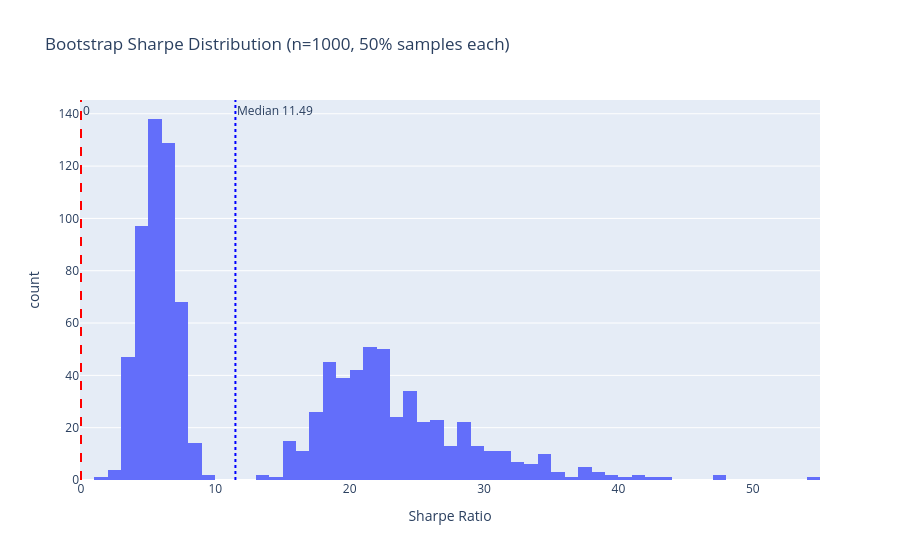

This figure's notebook cell:
### Markdown cell above
## Bootstrap Cross-Validation

Same procedure as Notebook 01: 1 000 random 50%-subsamples. A narrow distribution centred in positive territory indicates robustness.

### Code cell
rng     = np.random.default_rng(42)
N_BOOT  = 1_000
FRAC    = 0.50   # 50% random subsample per iteration

sharpe_boot: list[float] = []
for _ in range(N_BOOT):
    n_sample = max(2, int(len(trades) * FRAC))
    idx      = rng.choice(len(trades), size=n_sample, replace=False)
    sample   = trades[idx.tolist()]
    m        = compute_metrics(sample)
    s        = m.get("sharpe_ratio", "n/a")
    if isinstance(s, (int, float)) and not np.isnan(float(s)):
        sharpe_boot.append(float(s))

sharpe_boot_arr = np.array(sharpe_boot)
p5, p50, p95    = np.percentile(sharpe_boot_arr, [5, 50, 95])

print(f"Bootstrap Sharpe Distribution ({N_BOOT} iterations, {int(FRAC*100)}% random subsample):")
print(f"  P5:       {p5:>8.3f}")
print(f"  Median:   {p50:>8.3f}")
print(f"  P95:      {p95:>8.3f}")
print(f"  Pct > 0:  {(sharpe_boot_arr > 0).mean() * 100:>6.1f}%")

fig_boot = px.histogram(
    x=sharpe_boot_arr, nbins=60,
    title=f"Bootstrap Sharpe Distribution (n={N_BOOT}, {int(FRAC*100)}% samples each)",
    labels={"x": "Sharpe Ratio"},
)
fig_boot.add_vline(x=0,   line_dash="dash", line_color="red",  annotation_text="0")
fig_boot.add_vline(x=p50, line_dash="dot",  line_color="blue", annotation_text=f"Median {p50:.2f}")
fig_boot.show()

### Figure 1 — Plotly figure (JSON) as saved in the notebook; plotly's stock layout.template omitted (floating-point values rounded to 4 significant figures; data arrays with more than 128 entries replaced by an {"elided": "..."} marker saying what was removed)
{"data": [{"bingroup": "x", "hovertemplate": "Sharpe Ratio=%{x}<br>count=%{y}<extra></extra>", "legendgroup": "", "marker": {"color": "#636efa", "pattern": {"shape": ""}}, "name": "", "nbinsx": 60, "orientation": "v", "showlegend": false, "x": {"elided": "1000 float values"}, "xaxis": "x", "yaxis": "y", "type": "histogram"}], "layout": {"xaxis": {"anchor": "y", "domain": [0.0, 1.0], "title": {"text": "Sharpe Ratio"}}, "yaxis": {"anchor": "x", "domain": [0.0, 1.0], "title": {"text": "count"}}, "legend": {"tracegroupgap": 0}, "title": {"text": "Bootstrap Sharpe Distribution (n=1000, 50% samples each)"}, "barmode": "relative", "shapes": [{"line": {"color": "red", "dash": "dash"}, "type": "line", "x0": 0, "x1": 0, "xref": "x", "y0": 0, "y1": 1, "yref": "y domain"}, {"line": {"color": "blue", "dash": "dot"}, "type": "line", "x0": 11.49, "x1": 11.49, "xref": "x", "y0": 0, "y1": 1, "yref": "y domain"}], "annotations": [{"showarrow": false, "text": "0", "x": 0, "xanchor": "left", "xref": "x", "y": 1, "yanchor": "top", "yref": "y domain"}, {"showarrow": false, "text": "Median 11.49", "x": 11.49, "xanchor": "left", "xref": "x", "y": 1, "yanchor": "top", "yref": "y domain"}]}}
